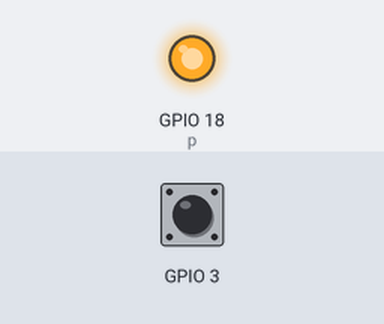
A program run on a simulated Raspberry Pi (BCM pin numbers). On the bench: output pins drawn as LEDs (lit = HIGH). Inputs (shaded band) come from the test bench; at power-on: GPIO 3 HIGH. The run ends when the program shuts the computer down; what the program prints to the terminal is not drawn. At 1.3 s the program puts the board to deep sleep or switches it off; the recording ends there.

Above: at 0.1 s.
At 1.2 s:
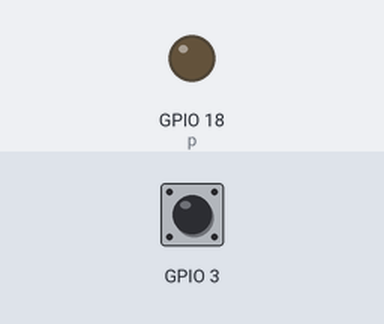
1.3 s: GPIO 3 pulled LOW for 0.15 s
Timing chart, 0 to 1.3 s (numbered marks = the images above; inputs shaded):
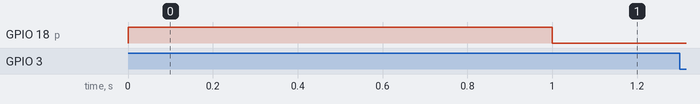

The program:

listen-for-shutdown.py
```python
#!/usr/bin/env python


import RPi.GPIO as GPIO
import subprocess


GPIO.setmode(GPIO.BCM)
GPIO.setup(3, GPIO.IN, pull_up_down=GPIO.PUD_UP)
GPIO.setup(18,GPIO.OUT)
p = GPIO.PWM(18,0.5)
p.start(50)

GPIO.wait_for_edge(3, GPIO.FALLING)

subprocess.call(['shutdown', '-h', 'now'], shell=False)
```

Measured:
- after the input at 1.3 s, every drawn part: stays the same
